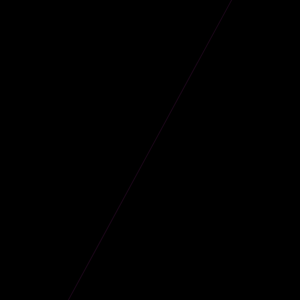
Frame 1 (no input)
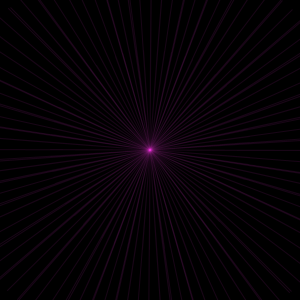
Frame 60 (the mouse pressed at the canvas centre just before this capture)
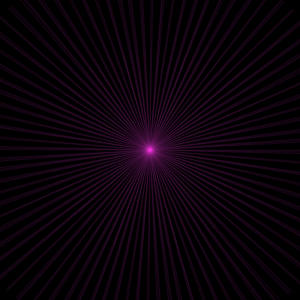
Frame 120 (the mouse held since frame 60 and released just before this capture)

The Processing sketch that drew these frames (run headless with seeded random() and noise(); from frame 60 on, the mouse is pressed at the canvas centre):

// Processing sketch: processing_165807
// ── processing_165807.pde

float x = 0.0;
float y = 50.0;
float angle = 0.0;
float speed = 0.8;

void setup (){
  size (300, 300);
  background (0);
  stroke (255, 130);
  randomSeed (150);
  
}

void draw (){
  angle += random (.4, -.4);
  x += cos (angle) * speed;
  y += sin (angle) * speed;
  translate (150, 150);
  rotate (angle/speed);
  beginShape ();
  stroke (200, 247, 213, 25);
  vertex (0, -100);
 vertex ( 0, 100);
 stroke (245, 47, 225, 25);
 vertex (0, 200);
 vertex (0, -200);
 endShape ();
}
